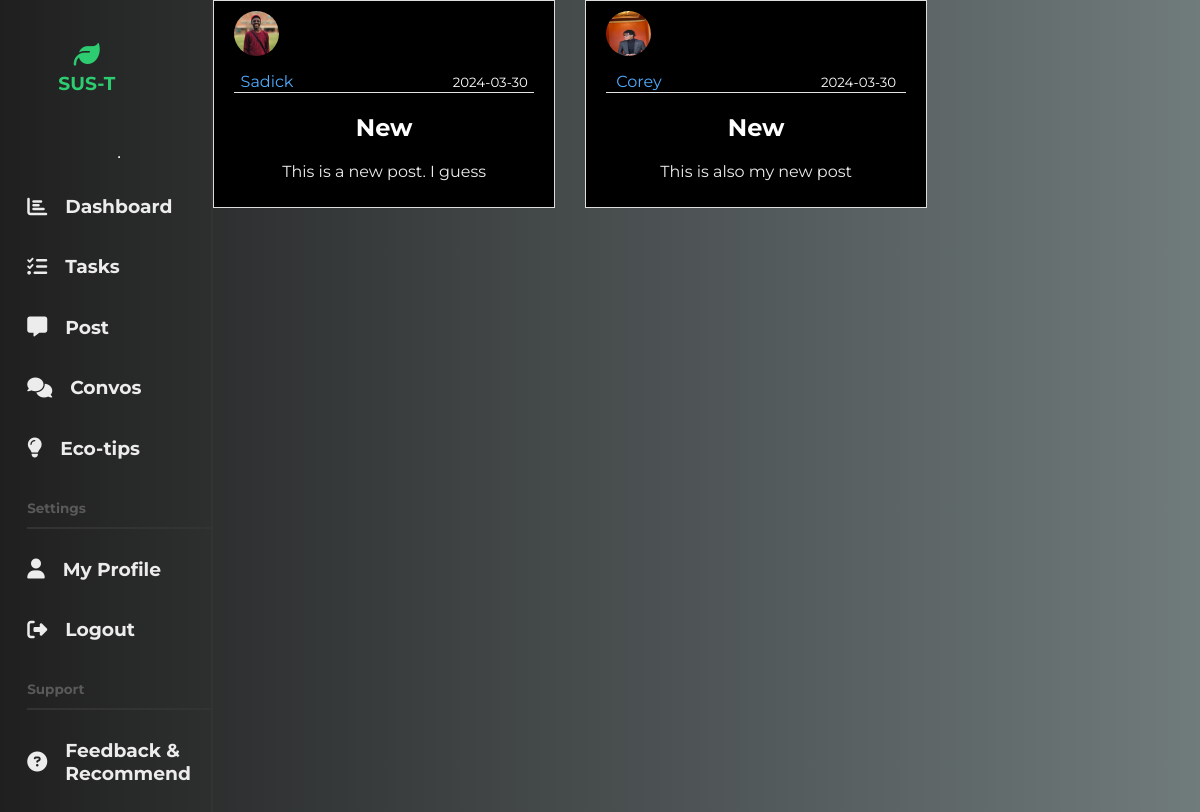
Screenshot of /convo with the database file from the repository.
### flaskapp/models.py (models this page shows, shortened)
class Post(db.Model):
    id = db.Column(db.Integer, primary_key=True)
    title = db.Column(db.String(100), nullable=False)
    date_posted = db.Column(db.DateTime, nullable=False, default=datetime.utcnow)
    content = db.Column(db.Text, nullable=False)
    user_id = db.Column(db.Integer, db.ForeignKey('user.id'), nullable=False)

class User(db.Model, UserMixin):
    id = db.Column(db.Integer, primary_key=True)
    username = db.Column(db.String(20), unique=True, nullable=False)
    email = db.Column(db.String(120), unique=True, nullable=False)
    image_file = db.Column(db.String(20), nullable=False,
                           default='default.jpg')
    password = db.Column(db.String(60), nullable=False)
    tasks = db.relationship('Task', backref='creator', lazy=True)
    posts = db.relationship('Post', backref='author', lazy=True)

### flaskapp/routes.py (the view)
@app.route("/convo")
def convo():
    posts = Post.query.all()
    return render_template('convo.html', posts=posts)

### flaskapp/Templates/convo.html (shortened to what this page needs)
{% extends "layout.html" %}
{% block mainheader %}
{% for post in posts %}
  <section class="content-section">
    <div class="rounded-image">
      <img class="article-img" src="{{ url_for('static', filename='images/' + post.author.image_file) }}">
    </div>
    <div class="media-body">
      <div class="article-metadata">
        <a class="mr-2" href="#">{{ post.author.username }}</a>
        <small class="text-muted">{{ post.date_posted.strftime('%Y-%m-%d') }}</small>
      </div>
      <h2><a class="article-title" href="{{ url_for('post', post_id=post.id) }}">{{ post.title }}</a></h2>
      <p class="article-content">{{ post.content }}</p>
    </div>
  </section>
    {% endfor %}
{% endblock mainheader %}

### flaskapp/static/styles/profile.css (style rules this page uses)
* { font-family: "Montserrat", sans-serif; }
body { margin: 0; padding: 0; color: #ececec; background: #1f1f1f; }
main a { text-decoration: none; width: 70%; margin: 0; padding: 0; color: #333; }

### flaskapp/static/styles/dashboard.css (style rules this page uses)
* { font-family: "Montserrat", sans-serif; }
body { margin: 0; padding: 0; color: #ececec; background: #1f1f1f; }

### flaskapp/static/styles/convo.css (style rules this page uses)
body { background: #2ECC71; color: black; margin-top: 5rem; }
.content-section { background: black; padding: 10px 20px; border: 1px solid #dddddd; width: 25%; height: 100%; display: flex; text-align: center; flex-direction: column; justify-content: space-evenly; margin-right: 30px; }
.article-title { color: white; }
.article-content { white-space: pre-line; }
.article-img { height: 45px; width: 45px; border-radius: 50%; margin-right: 16px; }
.article-metadata { padding-bottom: 1px; margin-bottom: 4px; border-bottom: 1px solid #e3e3e3; color: white; }
.mr-2 { color: #50ACFE; margin-right: 155px; }
.rounded-image { height: 45px; width: 45px; margin-right: 20px; margin-bottom: 16px; }

### flaskapp/static/styles/tasks.css (style rules this page uses)
* { font-family: "Montserrat", sans-serif; }
body { margin: 0; padding: 0; color: #ececec; background: linear-gradient(to left, #707B7C , #1f1f1f ); }

### rows the page displays
Post: image_file (picture), author.username "Sadick", date_posted "2024-03-30", title "New", content "This is a new post. I guess"
Post: image_file (picture), author.username "Corey", date_posted "2024-03-30", title "New", content "This is also my new post"
